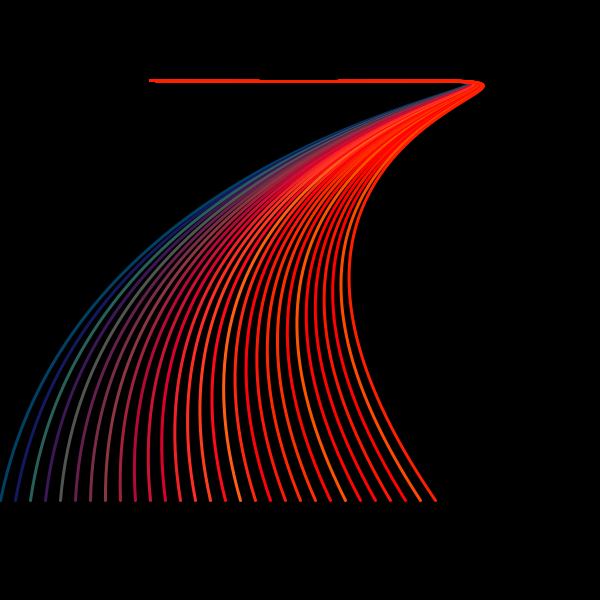
Frame 1 (no input)
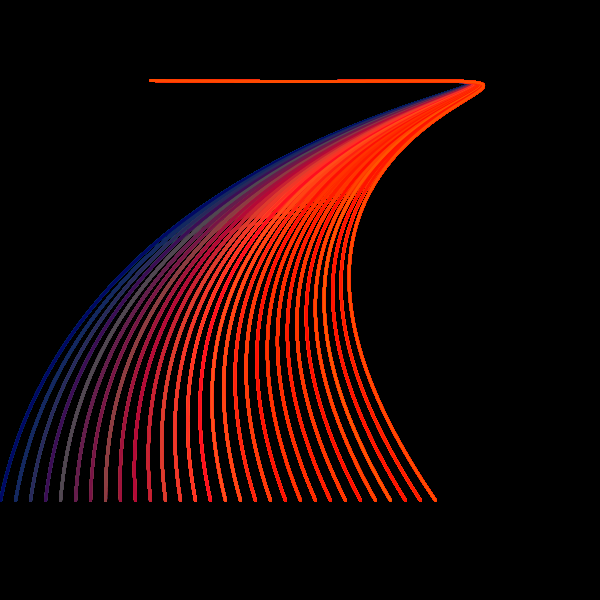
Frame 60 (the mouse pressed at the canvas centre just before this capture)
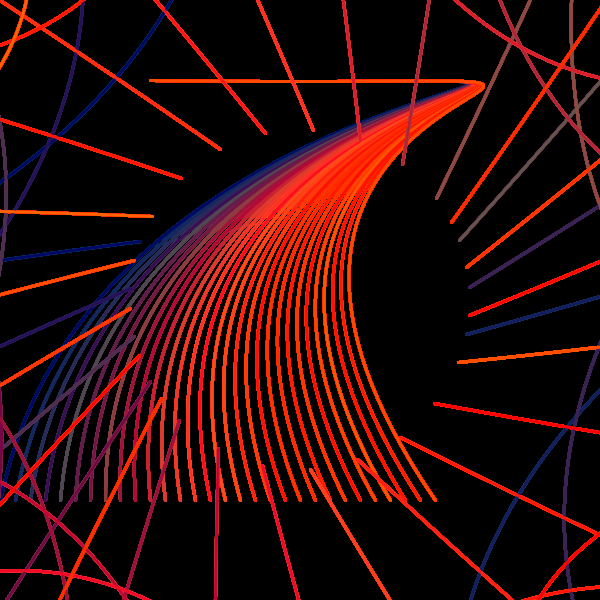
Frame 120 (the mouse held since frame 60 and released just before this capture)

The Processing sketch that drew these frames (run headless with seeded random() and noise(); from frame 60 on, the mouse is pressed at the canvas centre):

// Processing sketch: processing_8216
// ── processing_8216.pde


int curvesspacing = 15; // space between curves
int numcurves = 30; // how many curves
int curvesrandomness = 10;// how much randomness
float turn = 0.1; 
boolean pause = false; // boolean is either true or false

void setup(){ // this runs once, at the beginning 
size(600,600); // size - must go first in setup
 background(0);
 //frameRate(2);
 smooth(); // smooths lines and edges, but draws more slowly

}
void draw(){
  
  translate(mouseX,mouseY);
  turn = mouseY*0.01;

noFill();
//translate(0,mouseY); // translate(x, y);
for(int i = 0; i < numcurves; i = i+1 ){ // a for loop 
    //fill(i*20,random(100),100 - i*5);  
    stroke(i*20,random(100),100 - i*5);
    strokeWeight(3);
    rotate(turn); 
   
    if (pause == false){ // only draw if not paused
      bezier(i*curvesspacing,500,100,10,900,90,150,80);
    }
  }
}

void keyPressed(){
  if (key == 'p'){
    pause = ! pause; // "not" pause - flip between true and false
  }
  
  if (key == 's'){
    save("chaos" + millis()+ ".jpg");
  }
}
